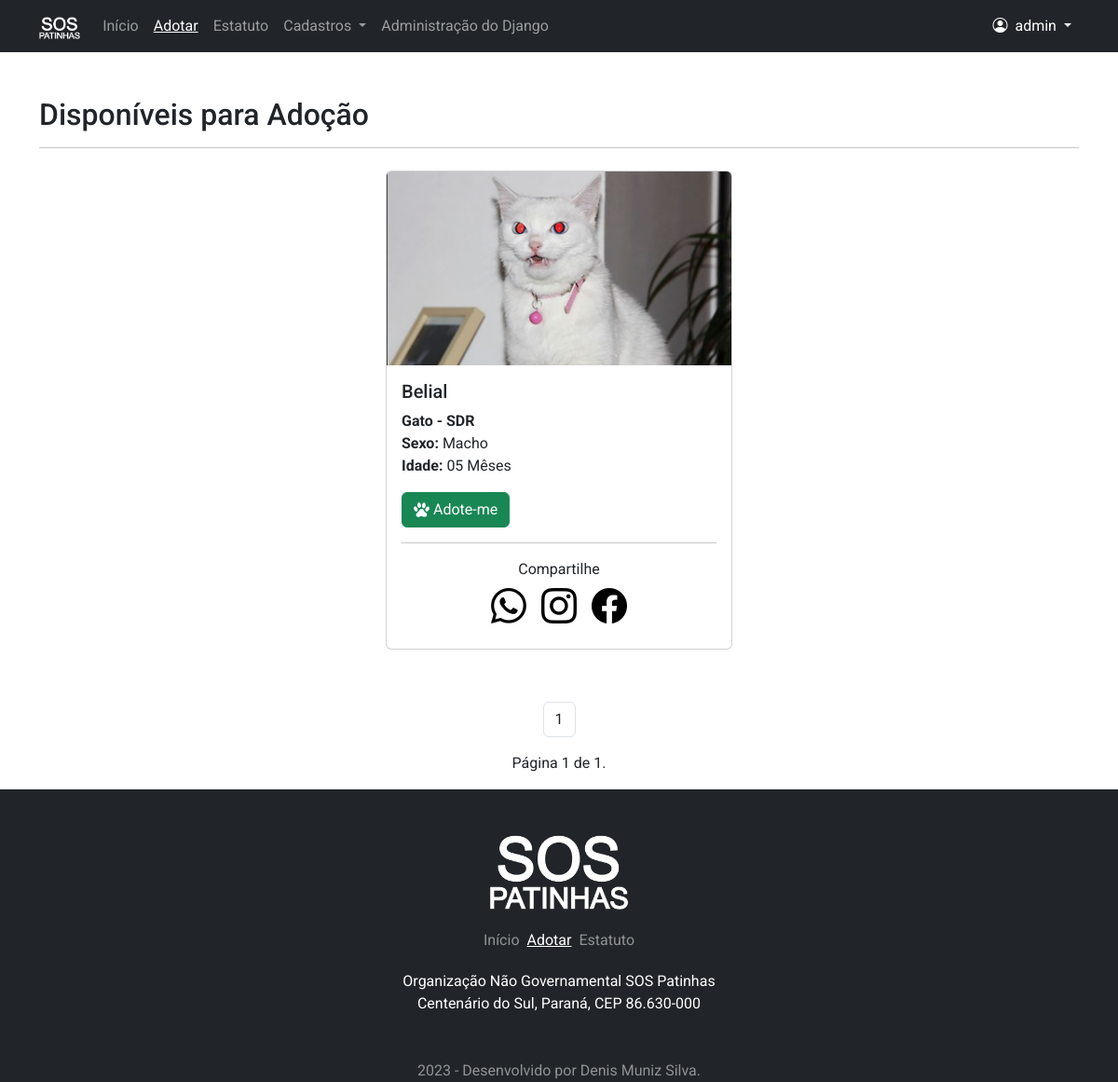
Page /adocao (signed in) on the committed database.
### pet/models.py (models this page shows, shortened)
class Adocao(models.Model):
    SEXO_CHOICES = [
        ('Indefinido', _('Indefinido')),
        ('Macho', _('Macho')),
        ('Fêmea', _('Fêmea')),
    ]
    STATUS_CHOICES = [
        ('d', _('Disponível')),
        ('a', _('Adotado')),
        ('c', _('Adoção Cancelada')),
    ]
    IDADE_CHOICES = [
        ('Desconhecida', _('Desconhecida')),
        ('01 Mês', _('01 Mês')),
        ('02 Mêses', _('02 Mêses')),
        ('03 Mêses', _('03 Mêses')),
        ('04 Mêses', _('04 Mêses')),
        ('05 Mêses', _('05 Mêses')),
        ('06 Mêses', _('06 Mêses')),
        ('07 Mêses', _('07 Mêses')),
        ('08 Mêses', _('08 Mêses')),
        ('09 Mêses', _('09 Mêses')),
        ('10 Mêses', _('10 Mêses')),
        ('11 Mêses', _('11 Mêses')),
        ('01 Ano', _('01 Ano')),
        ('02 Anos', _('02 Anos')),
        ('03 Anos', _('03 Anos')),
        ('04 Anos', _('04 Anos')),
        ('05 Anos', _('05 Anos')),
        ('06 Anos', _('06 Anos')),
        ('07 Anos', _('07 Anos')),
        ('08 Anos', _('08 Anos')),
        ('09 Anos', _('09 Anos')),
        ('10 Anos', _('10 Anos')),
        ('11 Anos', _('11 Anos')),
        ('12 Anos', _('12 Anos')),
        ('13 Anos', _('13 Anos')),
        ('14 Anos', _('14 Anos')),
        ('15 Anos', _('15 Anos')),
        ('16 Anos', _('16 Anos')),
        ('17 Anos', _('17 Anos')),
        ('18 Anos', _('18 Anos')),
        ('19 Anos', _('19 Anos')),
        ('20 Anos', _('20 Anos')),
        ('21 Anos', _('21 Anos')),
        ('22 Anos', _('22 Anos')),
        ('23 Anos', _('23 Anos')),
        ('24 Anos', _('24 Anos')),
        ('25 Anos', _('25 Anos')),
        ('26 Anos', _('26 Anos')),
        ('27 Anos', _('27 Anos')),
        ('28 Anos', _('28 Anos')),
        ('29 Anos', _('29 Anos')),
        ('30 Anos', _('30 Anos')),
    ]
    cadastrado_em = models.DateTimeField(auto_now_add=True, verbose_name=_('Data de Cadastro'))
    cadastrado_por = models.ForeignKey(User, on_delete=models.PROTECT, verbose_name=_('Cadastrante'))
    nome_dono = models.CharField(
        max_length=200, verbose_name=_('Nome Completo do Dono'))
    email_1 = models.EmailField(
        max_length=150, verbose_name=_('E-mail 01'), null=True, blank=True)
    email_2 = models.EmailField(
        max_length=150, verbose_name=_('E-mail 02'), null=True, blank=True)
    fone_1 = models.CharField(max_length=15, verbose_name=_('Fone 01'))
    fone_2 = models.CharField(
        max_length=15, verbose_name=_('Fone 02'), null=True, blank=True)
    fone_3 = models.CharField(
        max_length=15, verbose_name=_('Fone 03'), null=True, blank=True)
    obs = models.TextField(
        max_length=2000, verbose_name=_('Observações'), null=True, blank=True)
    cep = models.CharField(
        max_length=8, verbose_name='CEP', null=True, blank=True)
    estado = models.CharField(
        max_length=2, verbose_name=_('Estado'), null=True, blank=True)
    cidade = models.CharField(
        max_length=200, verbose_name=_('Cidade'), null=True, blank=True)
    bairro = models.CharField(
        max_length=200, verbose_name=_('Bairro'), null=True, blank=True)
    endereco = models.CharField(
        max_length=250, verbose_name=_('Endereço'), null=True, blank=True)
    numero = models.IntegerField(
        default=0, verbose_name=_('Número'), null=True, blank=True)
    complemento = models.TextField(
        max_length=2000, verbose_name=_('Complemento'), null=True, blank=True)
    nome_pet = models.CharField(max_length=200, verbose_name=_('Nome do Pet'))
    idade = models.CharField(max_length=15, choices=IDADE_CHOICES)
    especie = models.ForeignKey(
        Especie, on_delete=models.PROTECT, verbose_name=_('Especie'))
    raca = models.ForeignKey(
        Raca, on_delete=models.PROTECT, verbose_name=_('Raça'))
    sexo = models.CharField(max_length=10, choices=SEXO_CHOICES)
    qualidades = models.CharField(max_length=2000, verbose_name=_('Qualidades do Pet'))
    img = models.ImageField(upload_to='Adocao_fotos/', verbose_name=_('Foto'))
    status = models.CharField(max_length=1, choices=STATUS_CHOICES , verbose_name=_('Status'))

class Raca(models.Model):
    especie = models.ForeignKey(
        Especie, on_delete=models.PROTECT, verbose_name=_('Espécie'))
    raca = models.CharField(max_length=150, verbose_name=_('Raça'))
    def __str__(self):
        return f"{self.especie.nome} - {self.raca}"

class Especie(models.Model):
    nome = models.CharField(
        max_length=150, verbose_name=_('Nome da Espécie'), unique=True, null=False)

### pet/views.py (the view)
# urls.py: path('adocao', PaginaAdotar.as_view(), name='adotar'),
class PaginaAdotar(ListView):
    paginate_by = 10
    model = Adocao
    template_name = 'pet/divulgar.html'
    def get_queryset(self):
        self.object_list = Adocao.objects.filter(status='d')
        return self.object_list

### pet/templates/pet/divulgar.html (shortened to what this page needs)
{% extends 'base.html' %}
{% load static %}
{% block menuativo2 %} active {% endblock %}
{% block footerativo2 %} active {% endblock %}
{% block pagina %}
<div class="container py-5">
    <h2>Disponíveis para Adoção</h2>
    <hr>
    <section class="row justify-content-center">
        {% for item in object_list %}
        <div class="p-1 col-12 col-sm-12 col-md-4 my-1">
            <div class="card">
                <img src="{% url 'inicio' %}{{item.img}}" class="card-img-top img-card" alt="Foto do Pet">
                <div class="card-body">
                    <h5 class="card-title">{{item.nome_pet}}</h5>
                    <p class="card-text">
                        <b>{{item.raca}}</b><br>
                        <b>Sexo:</b> {{item.sexo}}<br>
                        <b>Idade:</b> {{item.idade}}<br>
                    </p>
                    <a href="{% url 'perfil-pet' item.id %}" class="btn btn-success">
                        <div class="d-flex align-self-center"><img src="{% static 'img/icone.svg' %}"
                                class="me-1 align-self-center ico-card-adotar" alt=".">Adote-me</div>
                    </a>
                    <hr>
                    <span class="d-flex justify-content-center fs-7">Compartilhe</span>
                    <div class="d-flex justify-content-center redes-sociais">
                        <a href="https://api.whatsapp.com/send?text={% url 'perfil-pet' item.id %}" class="ms-2 me-2">
                            <i class="bi bi-whatsapp"></i>
                        </a>
                        <a href="#" class="ms-2 me-2" target="_blank">
                            <i class="bi bi-instagram"></i>
                        </a>
                        <a href="#" class="ms-2 me-2" target="_blank">
                            <i class="bi bi-facebook"></i>
                        </a>
                    </div>
                </div>
            </div>
        </div>
        {% empty %}
        <p class="text-center my-5">
            Nao existem pets disponíveis para adoção no momento.
        </p>
        {% endfor %}
    </section>
</div>
{% include "paginacao.html" %}
{% endblock %}

### templates/base.html (shortened to what this page needs)
<!doctype html>
<html lang="pt-br">
{% load static %}
<head>
    <link href="https://cdn.jsdelivr.net/npm/bootstrap@5.2.3/dist/css/bootstrap.min.css" rel="stylesheet"
>
    <link rel="stylesheet" href="{% static 'css/main.css' %}">
    <link rel="stylesheet" href="https://cdn.jsdelivr.net/npm/bootstrap-icons@1.10.3/font/bootstrap-icons.css">
</head>
<body>
    {% block menu %}
    <header>
        <div class="bg-dark">
            <nav class="container navbar navbar-dark bg-dark navbar-expand-lg ">
                <div class="container-fluid">
                    <a class="navbar-brand" href="{% url 'inicio' %}">
                        <img src="{% static 'img/sos.png' %}" alt="Logo" height="24">
                    </a>
                    <div class="collapse navbar-collapse" id="navbarSupportedContent">
                        <ul class="navbar-nav me-auto mb-2 mb-lg-0">
                            <li class="nav-item">
                                <a class="nav-link {% block menuativo1 %} {% endblock %}" aria-current="page"
                                    href="{% url 'inicio' %}">Início</a>
                            </li>
                            <li class="nav-item">
                                <a class="nav-link {% block menuativo2 %} {% endblock %}"
                                    href="{% url 'adotar' %}">Adotar</a>
                            </li>
                            <li class="nav-item">
                                <a class="nav-link {% block menuativo3 %} {% endblock %}"
                                    href="{% url 'estatuto' %}">Estatuto</a>
                            </li>
                            {% if request.user.is_authenticated %}
                            <li class="nav-item dropdown">
                                <a class="nav-link dropdown-toggle" href="#" role="button" data-bs-toggle="dropdown"
                                    aria-expanded="false">
                                    Cadastros
                                </a>
                            </li>
                            {% endif %}
                            {% if user.is_superuser %}
                                <li class="nav-item">
                                    <a class="nav-link"
                                        href="{% url 'admin:index' %}">Administração do Django</a>
                                </li>
                            {% endif %}
                        </ul>
                        <div class="d-flex justify-content-end">
                            {% if request.user.is_authenticated %}
                            <ul class="navbar-nav me-auto mb-2 mb-lg-0">
                                <li class="nav-item dropdown ">
                                    <a class="nav-link dropdown-toggle text-white" href="#" role="button"
                                        data-bs-toggle="dropdown" aria-expanded="false">
                                        <i class="bi bi-person-circle me-1"></i>
                                        {{ request.user }}
                                    </a>
                                </li>
                            </ul>
                            {% endif %}
                        </div>
                    </div>
                </div>
            </nav>
        </div>
    </header>
    {% endblock %}
    {% block pagina %}
    {% endblock %}
    {% block footer %}
    <footer class="bg-dark pt-5">
        <div class="container d-block">
            <div class="d-flex justify-content-center pb-3">
                <img src="{% static 'img/sos.png' %}" alt="Logo" class="img-rodape">
            </div>
            <div class="d-flex justify-content-center ">
                <a href="{% url 'inicio' %}"
                    class="fst-normal {% block footerativo1 %} rodapelinks {% endblock %} p-1">Início</a>
                <a href="{% url 'adotar' %}"
                    class="fst-normal {% block footerativo2 %} rodapelinks {% endblock %} p-1">Adotar</a>
                <a href="{% url 'estatuto'  %}"
                    class="fst-normal {% block footerativo3 %} rodapelinks {% endblock %} p-1">Estatuto</a>
            </div>
            <div class="text-center text-white bg-dark p-3">
                <p>
                    Organização Não Governamental SOS Patinhas<br>
                    Centenário do Sul, Paraná, CEP 86.630-000
                </p>
            </div>
            <div class="text-center text-white-50 bg-dark pt-3">
                2023 - Desenvolvido por Denis Muniz Silva.
            </div>
        </div>
    </footer>
    {% endblock %}
</body>
</html>

### static/css/main.css (style rules this page uses)
* { font-family: 'Mountains of Christmas', cursive; font-family: 'Roboto', sans-serif; }
.img-rodape { max-width: 150px; width: 100%; display: block; }
.redes-sociais i { font-size: 38px; color: rgb(0, 0, 0); }
.active { color: white; text-decoration: underline white; }
.rodapelinks { text-decoration: none; color: rgba(255, 255, 255, 0.5); }
.ico-card-adotar { filter: invert(100%); height: 1em; }
.img-card { max-height: 33%; background-color: rgb(85, 84, 84); }

### rows in the picture
Adocao: img (picture), nome_pet "Belial", raca "Gato - SDR", sexo "Macho", idade "05 Mêses"

### other values in the picture
{{ request.user }} "admin"
{{ i }} "1"
{{ page_obj.number }} "1"
{{ page_obj.paginator.num_pages }} "1"
